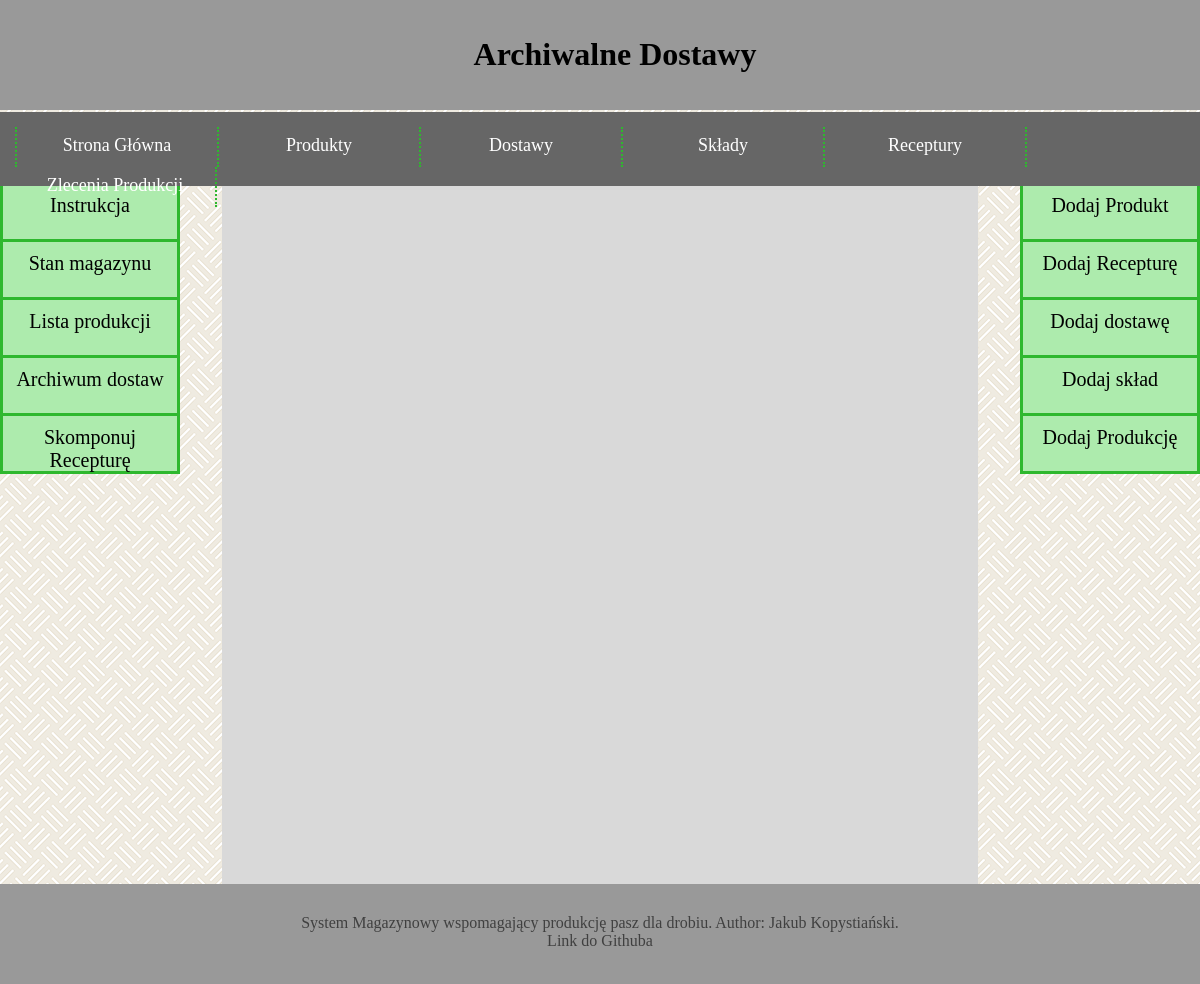
Before: /warehouse/archiwum_dostaw/ with the older database file.
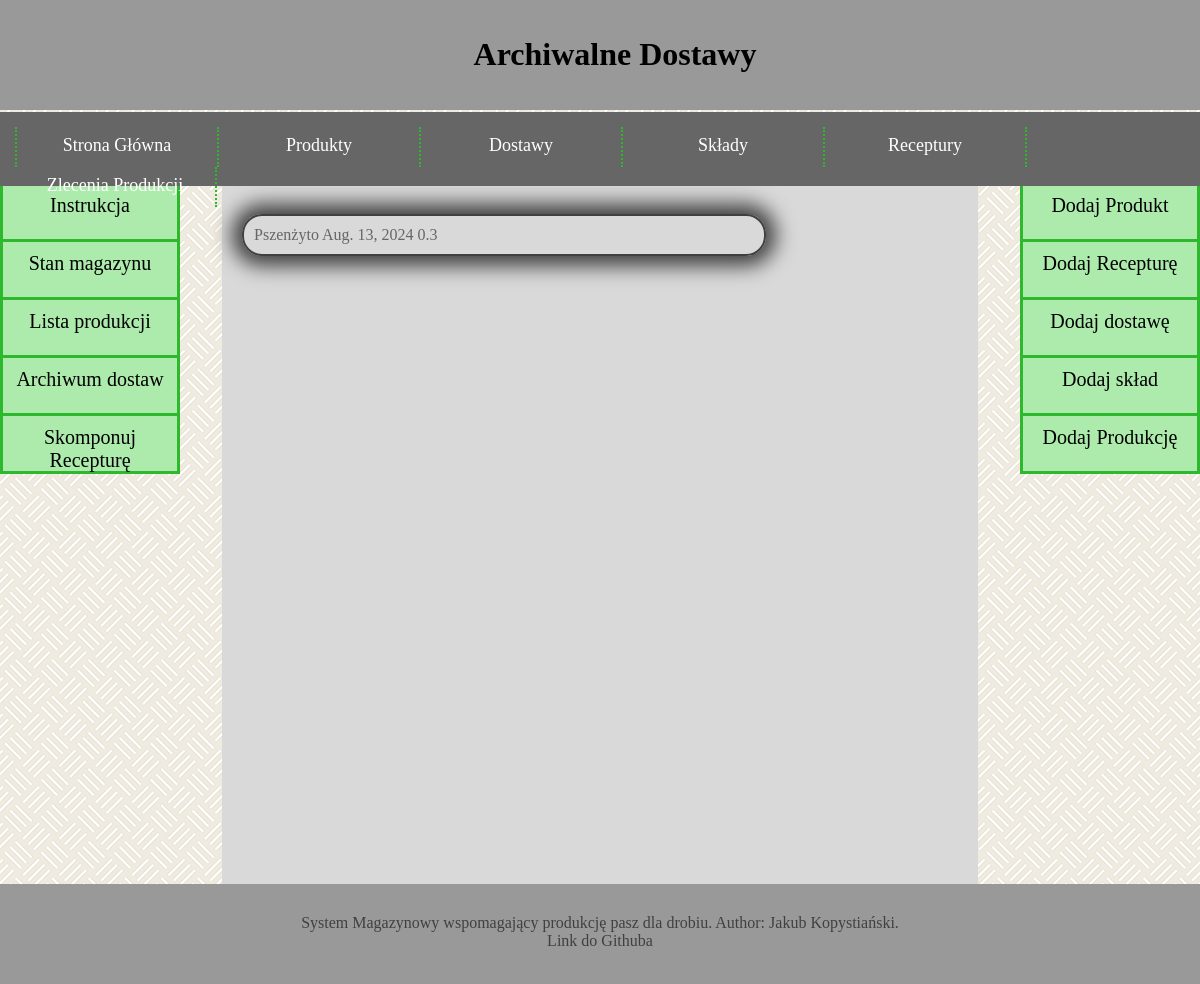
After: the same page with the newer database file.
### warehouse/models.py (models this page shows, shortened)
class Delivery(models.Model):
    product = models.ForeignKey(Product, models.CASCADE)
    price = models.DecimalField(max_digits=19, decimal_places=4)
    date = models.DateField(default=timezone.now)
    initial_quantity = models.FloatField()
    used_quantity = models.FloatField()
    waste = models.FloatField()
    is_finished = models.BooleanField()

class Product(models.Model):
    product_name = models.CharField(max_length=1024)
    wilgotnosc = models.DecimalField(max_digits=3, decimal_places=1, default=12, validators=PERCENTAGE_VALIDATOR)
    energia_metaboliczna = models.FloatField()
    bialko_ogolne = models.DecimalField(max_digits=3, decimal_places=1, default=12, validators=PERCENTAGE_VALIDATOR)
    lizyna = models.FloatField()
    metionina = models.FloatField()
    cystyna = models.FloatField()
    treonina = models.FloatField()
    tryptofan = models.FloatField()
    arginina = models.FloatField()
    walina = models.FloatField()
    izoleucyna = models.FloatField()
    wapn = models.FloatField(default=0)
    fosfor_przyswajalny = models.FloatField()
    sod = models.FloatField()
    kwas_linolowy = models.FloatField()

### warehouse/views.py (the view)
# urls.py: path("archiwum_dostaw/", views.archiwum_dostaw, name="archiwum dostaw"),
def archiwum_dostaw(request):
    latest_deliveries_list      = Delivery.objects.all()
    latest_products_list        = Product.objects.all()
    latest_compositions_list    = Composition.objects.all()
    latest_productions_list     = Production.objects.all()
    latest_recipes_list         = Recipe.objects.all()
    arch_deliveries = []
    for i in Delivery.objects.filter(is_finished = True):
        arch_deliveries.append(i)
    context = {
        "latest_deliveries_list": latest_deliveries_list,
        "latest_products_list": latest_products_list,
        "latest_compositions_list": latest_compositions_list,
        "latest_productions_list": latest_productions_list,
        "latest_recipes_list": latest_recipes_list,
        "arch_deliveries" : arch_deliveries,
    }
    return render(request, "warehouse/archiwum_dostaw.html", context)

### warehouse/templates/warehouse/archiwum_dostaw.html
{% extends "base.html" %}
{% block title %}Archiwalne Dostawy{% endblock %}
{% block content %}
    {% for d in arch_deliveries %}
    <div class="sm_prod">
        <a href="/warehouse/product/{{ d.product.id }}/">{{d.product.product_name}}</a>
        <a href="/warehouse/delivery/{{ d.id }}/">{{d.date}} {{d.initial_quantity}}</a>
    </div>
    {% endfor %}
{% endblock %}

Changed rows visible on the page:
now on this page (row edited): Delivery: product.product_name "Pszenżyto", date "Aug. 13, 2024", initial_quantity "0.3"
